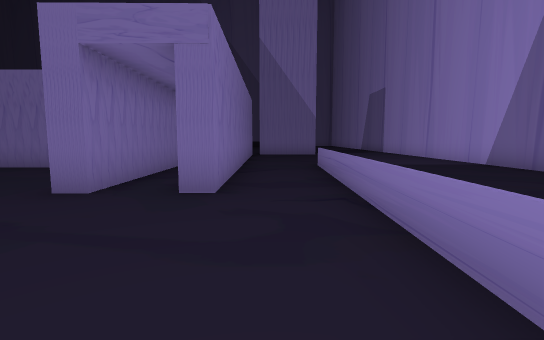
view 1 (above)

20 first-person views from a walk through a Unity game level. The camera is 1.5 m above the floor, tilts 6° down and sees 85° across. The floor is counted in squares, 2 m on a side. Each view is taken from the middle of a square. On the plan, view 1 faces up. The plan holds only what a view shows up to about 10 squares ahead; the rest is blank. The place goes on beyond the plan. The player is left out.

view 2
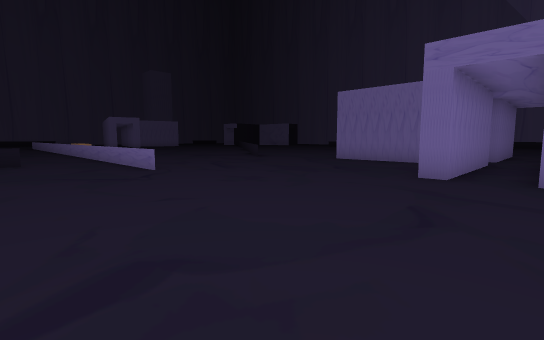

view 3
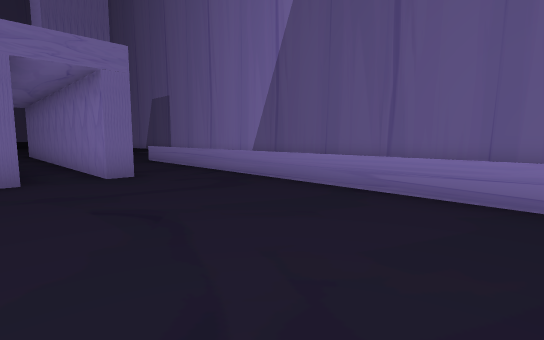

view 4
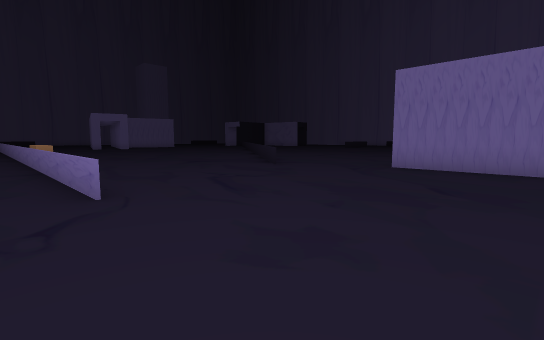

view 5
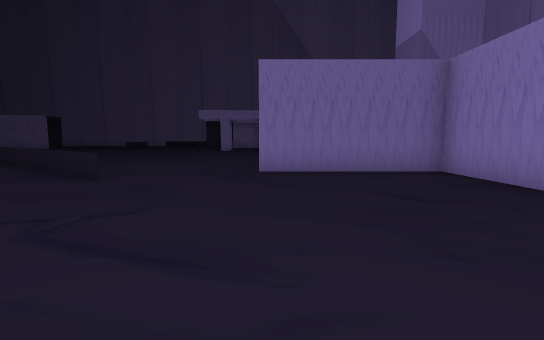

view 6
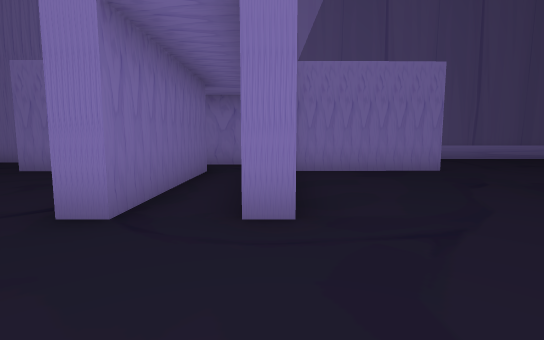

view 7
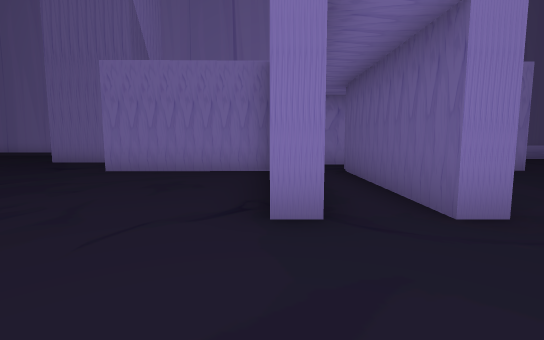

view 8
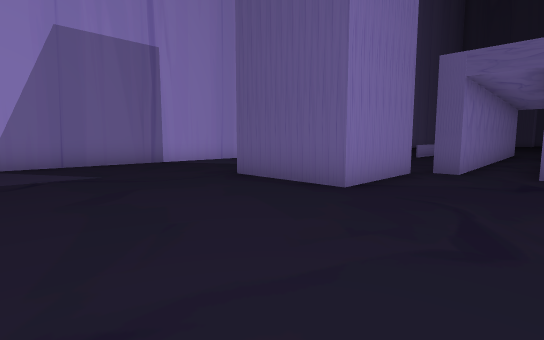

view 9
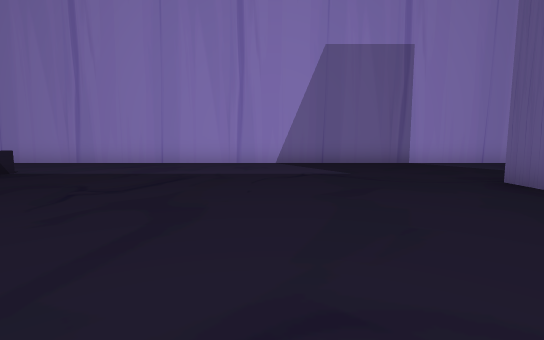

view 10
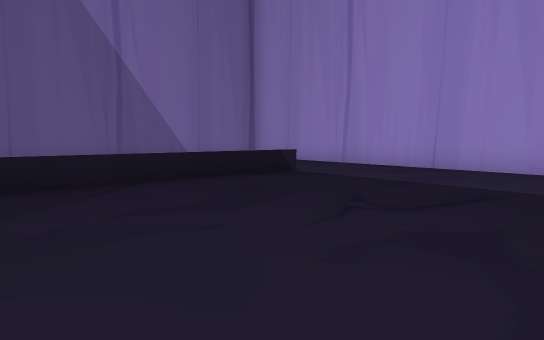

view 11
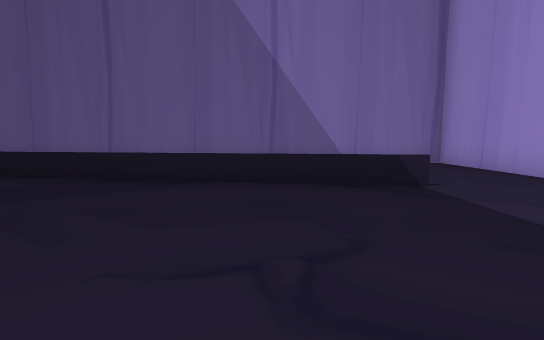

view 12
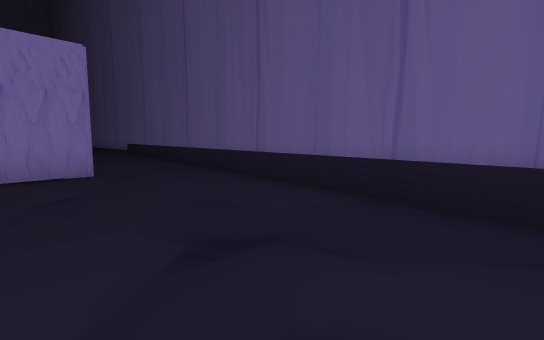

view 13
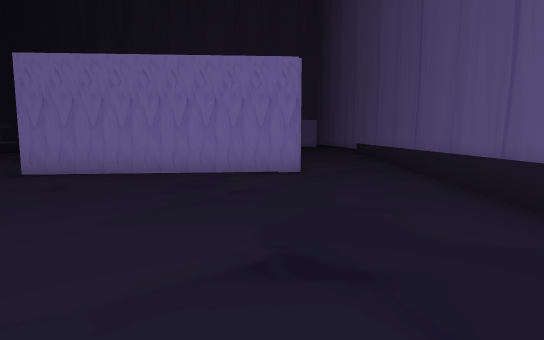

view 14
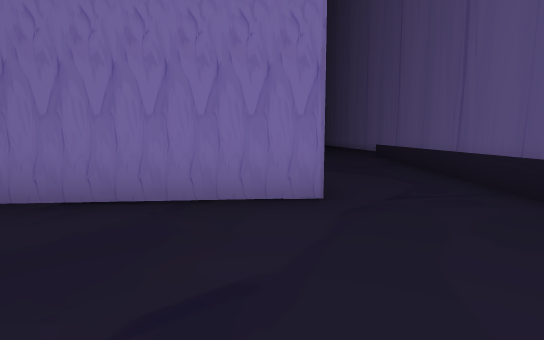

view 15
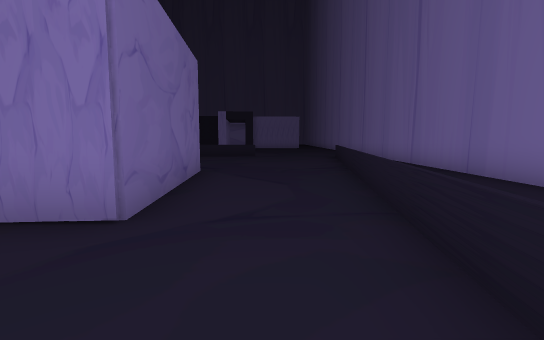

view 16
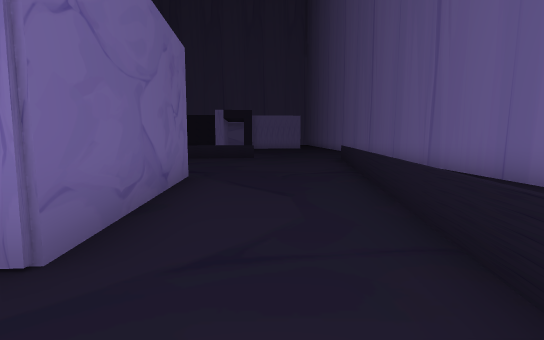

view 17
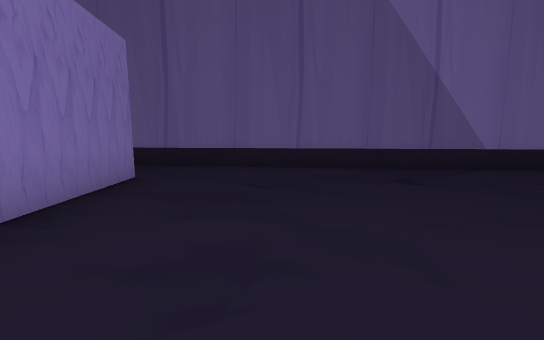

view 18
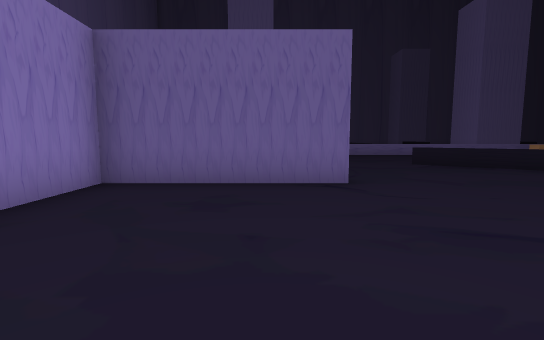

view 19
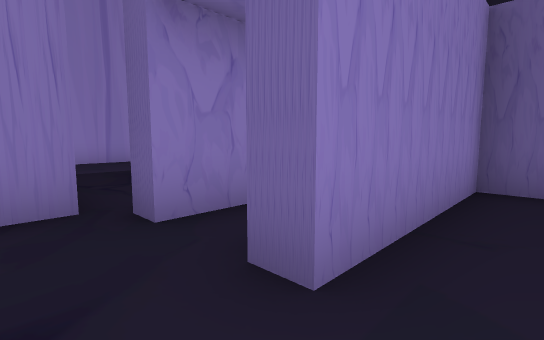

view 20
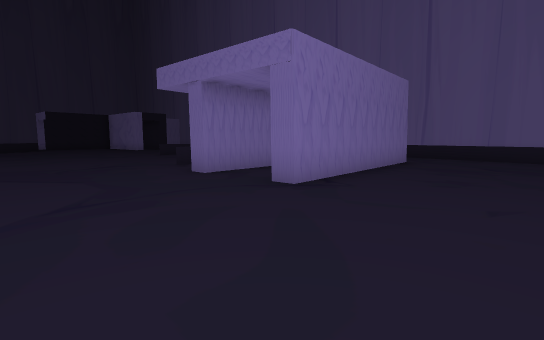

### Floor plan
Key: @ floor where view 1 was taken; # wall or solid block; . floor; = window, fence, low wall or low ledge; H house.
Columns run from 16 left of view 1 to 7 right of it. Each row starts with its distance up from view 1.
 32 ########################
 31   ......              .#
 30 =     ..             ..#
 29 ========             ..#
 28 .......========     ...#
 27 ..............======...#
 26 .......................#
 25 .....####..............#
 24         #..............#
 23         #..............#
 22       # ##.............#
 21       #..#.............#
 20   ..#.#..#.............#
 19  ......................#
 18 .......................#
 17 ................###....#
 16   ..............#  ....#
 15           ......#   ...#
 14          ......H#...  .#
 13         .....H.H.......#
 12        ......H.H.   ...#
 11     .........H.H.      #
 10  == .....HHHHH.H..  ...#
  9   ==...........H..  ...#
  8    ==....HHHHH.H.=  ...#
  7    .===......H.H.=  ...#
  6     ..=......H.H.=  ...
  5    ..........H.H.= ...
  4   ...........H.H.= ..
  3   ...............=     #
  2    ..............=     #
  1 =========........=     #
  0   ..............@=     #
 -1   ...............=     #
 -2      =...........=     #

Where each view was taken, in squares from view 1:
view 1: 0 up, 0 right, facing up
view 2: 2 down, 1 left, facing up-left
view 3: 2 down, 3 left, facing up-right
view 4: 0 up, 4 left, facing up-left
view 5: 1 up, 7 left, facing up
view 6: 8 up, 10 left, facing right
view 7: 10 up, 10 left, facing right
view 8: 21 up, 3 left, facing down-right
view 9: 21 up, 3 left, facing right
view 10: 22 up, 2 left, facing up-right
view 11: 22 up, 1 right, facing up
view 12: 24 up, 1 left, facing up-left
view 13: 25 up, 1 left, facing left
view 14: 25 up, 4 left, facing left
view 15: 27 up, 5 left, facing left
view 16: 27 up, 6 left, facing left
view 17: 20 up, 5 left, facing up
view 18: 15 up, 6 left, facing down
view 19: 15 up, 4 left, facing down-right
view 20: 16 up, 4 left, facing up-left
